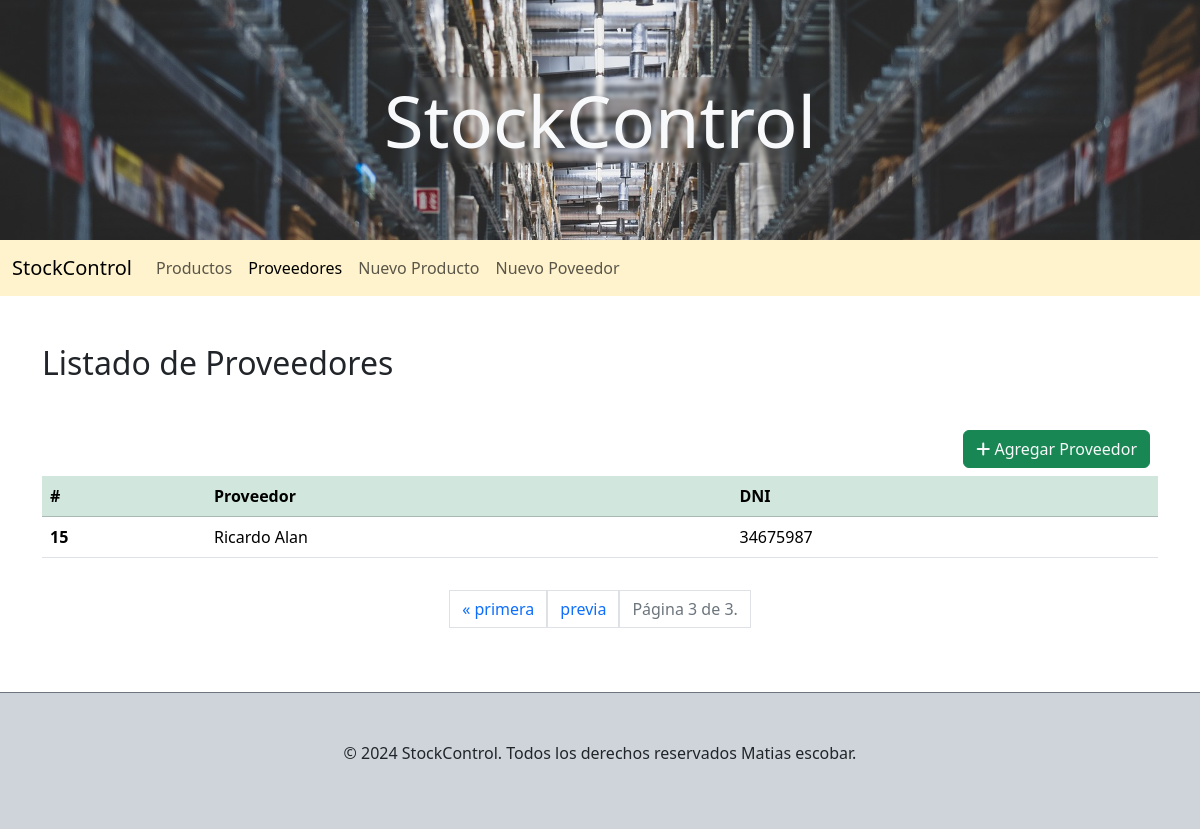
Page /proveedores/?page=3 on the earlier database version.
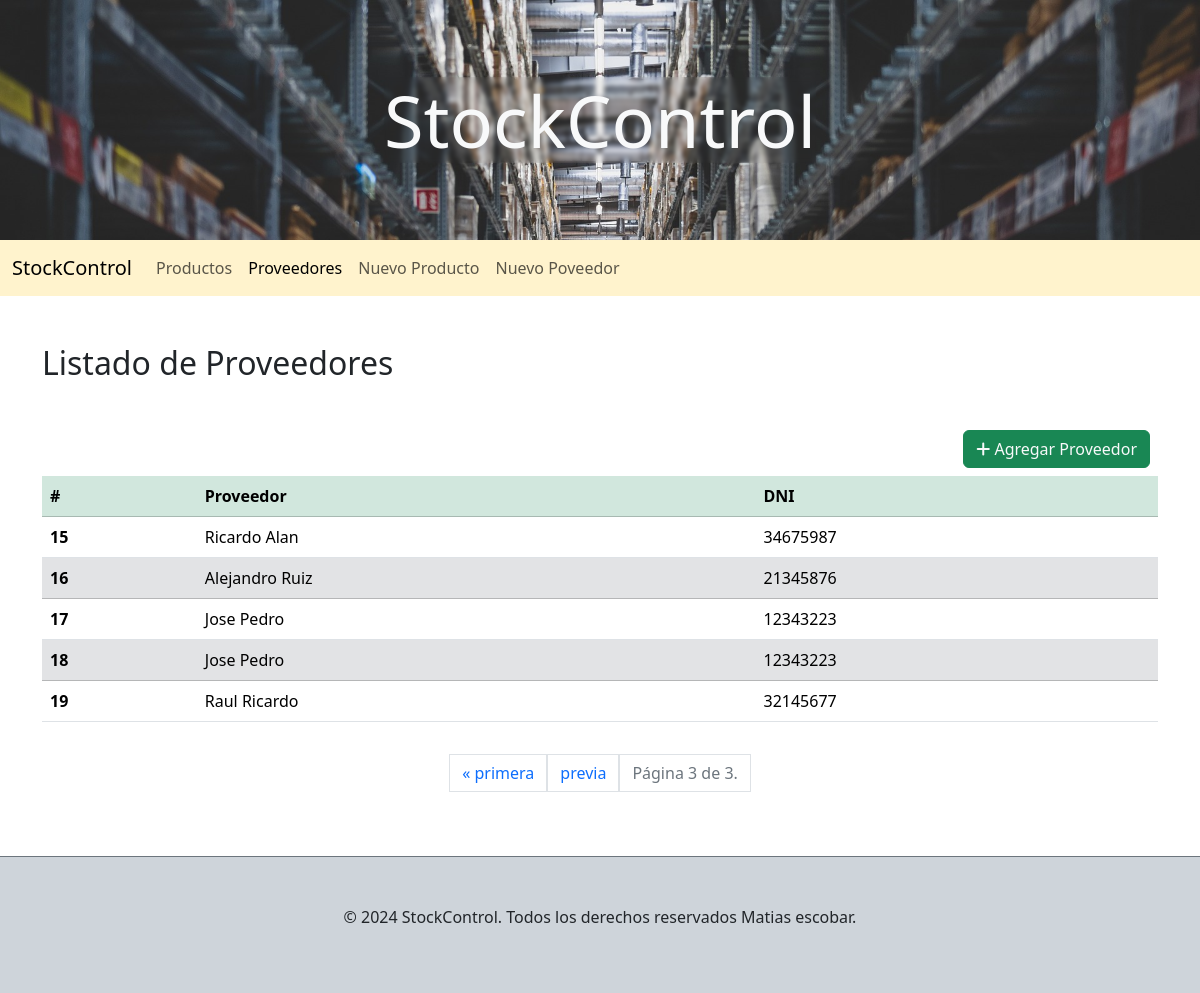
Same page on the later database version.
### compra/models.py (models this page shows, shortened)
class Proveedor(models.Model):
    nombre = models.CharField(max_length=100)
    apellido = models.CharField(max_length=100)
    dni = models.IntegerField()
    class Meta:
        ordering = ['id']

### compra/views.py (the view)
# urls.py: path('proveedores/', proveedores, name='proveedores'),
def proveedores(request):
    proveedores = Proveedor.objects.all()
    paginacion = Paginator(proveedores, 7)
    page_number = request.GET.get("page")
    page_obj = paginacion.get_page(page_number)
    return render(request, 'compra/proveedores.html', {'page_obj': page_obj})

### compra/templates/compra/proveedores.html (shortened to what this page needs)
{% extends 'base/base.html'%}
{% block content %}
<main class="container">
     <section class="mb-5 mt-5">
        <h2 class="mb-5">Listado de Proveedores</h2>
        {% if not page_obj%}
            <p class="text-center fw-bold mb-5 p-5">No hay proveedores que mostrar!!!...</p>
        {%else%}
         <div class="d-flex justify-content-end">
            <a class="text-light mb-2 btn btn-success me-2" href="{% url 'compra:alta_proveedor' %}"><i class="fa-solid fa-plus"></i> Agregar Proveedor</a>
        </div>
        <div>
            <table class="table">
              <thead class="table-success">
                <tr>
                  <th scope="col">#</th>
                  <th scope="col">Proveedor</th>
                  <th scope="col">DNI</th>
                </tr>
              </thead>
              <tbody>
                {% for proveedor in page_obj %}
                <tr class="{% if forloop.counter|divisibleby:2 %} table-secondary {% endif %}">
                  <th scope="row">{{proveedor.id}}</th>
                  <td>{{proveedor.nombre}} {{proveedor.apellido}}</td>
                  <td>{{proveedor.dni}}</td>
                </tr>
                {% endfor %}
              </tbody>
            </table>
        </div>
            <div class="p-3 d-flex justify-content-center">
                <span class="pagination step-links">
                    {% if page_obj.has_previous %}
                        <a class="page-link" href="?page=1">&laquo; primera</a>
                        <a class="page-link" href="?page={{ page_obj.previous_page_number }}">previa</a>
                    {% endif %}
                    <span class="text-secondary page-link current">
                        Página {{ page_obj.number }} de {{ page_obj.paginator.num_pages }}.
                    </span>
                </span>
            </div>
        {% endif %}
    </section>
</main>
{% endblock %}

### templates/base/base.html (shortened to what this page needs)
<!DOCTYPE html>
{% load static %}
<html lang="en">
  <head>
    <link href="https://cdn.jsdelivr.net/npm/bootstrap@5.3.3/dist/css/bootstrap.min.css" rel="stylesheet">
    <link rel="stylesheet" href="{% static 'css/normalize.css' %}">
    <link rel="stylesheet" href="{% static 'css/styles.css' %}">
    <link rel="stylesheet" href="https://cdnjs.cloudflare.com/ajax/libs/font-awesome/6.5.2/css/all.min.css">
  </head>
  <body>
    <header class="header p-3">
      <h1 class="header__title text-light">StockControl</h1>
    </header>
    <nav class="navbar navbar-expand-lg bg-warning-subtle mb-5">
      <div class="container-fluid">
        <a class="navbar-brand" href="{% url 'compra:productos' %}">StockControl</a>
        <div class="collapse navbar-collapse" id="navbarNav">
          <ul class="navbar-nav">
            <li class="nav-item">
              <a class="nav-link {% if request.path == '/' %}active{% endif %}" aria-current="page" href="{% url 'compra:productos' %}">Productos</a>
            </li>
            <li class="nav-item">
              <a class="nav-link {% if request.path == '/proveedores/' %}active{% endif %}" aria-current="page" href="{% url 'compra:proveedores' %}">Proveedores</a>
            </li>
            <li class="nav-item">
              <a class="nav-link {% if request.path == '/alta_producto/' %}active{% endif %}" aria-current="page" href="{% url 'compra:alta_producto' %}">Nuevo Producto</a>
            </li>
            <li class="nav-item">
              <a class="nav-link {% if request.path == '/alta_proveedor/' %}active{% endif %}" aria-current="page" href="{% url 'compra:alta_proveedor' %}">Nuevo Poveedor</a>
            </li>
          </ul>
        </div>
      </div>
    </nav>
    {% block content %}{% endblock %}
    <footer class="footer border-secondary border-top text-center p-5 mt-5 bg-dark-subtle">
      <p class="text-dark">© 2024 StockControl. Todos los derechos reservados Matias escobar.</p>
    </footer>
  </body>
</html>

### static/css/styles.css (style rules this page uses)
html { box-sizing: border-box; height: 100%; }
*, *:before, *:after { box-sizing: inherit; }
.header { background-image: url("../../static/img/stock.jpg"); background-position: center center; background-repeat: no-repeat; background-size: cover; height: 15rem; display: flex; justify-content: center; align-items: center; }
.header__title { font-size: 4.5rem; backdrop-filter: blur(2px); }

Differences in the rows shown:
added Proveedor: id "16", nombre "Alejandro", apellido "Ruiz", dni "21345876"
added Proveedor: id "17", nombre "Jose", apellido "Pedro", dni "12343223"
added Proveedor: id "18", nombre "Jose", apellido "Pedro", dni "12343223"
added Proveedor: id "19", nombre "Raul", apellido "Ricardo", dni "32145677"
